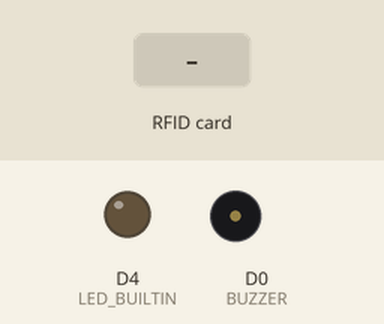
Simulated run of this sketch. Board: ESP8266 (NodeMCU). On the bench: output pins drawn as LEDs (lit = HIGH, except the on-board LED, lit = LOW), buzzer (waves = sounding). The inputs (shaded band) are chosen by the test bench. WiFi joins after 1.5 s; servers stay silent unless stated; uploads are accepted with an empty reply; what the sketch prints to the serial monitor is not drawn.

Above: at 3.2 s.
3.3 s: RFID card 5E 7A 19 C4 held to the reader
At 4.0 s:
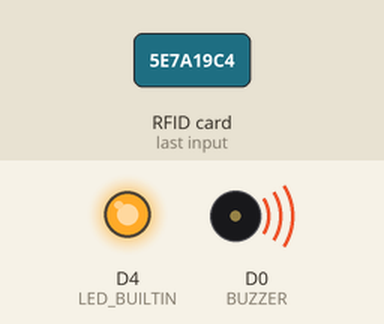
At 4.51 s:
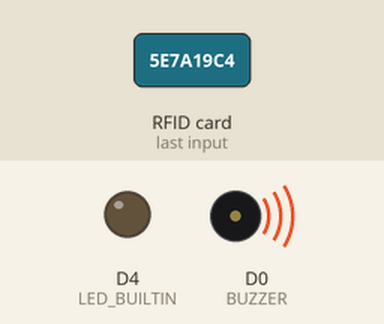
Timing chart, 0 to 7.5 s (numbered marks = the images above; inputs shaded):
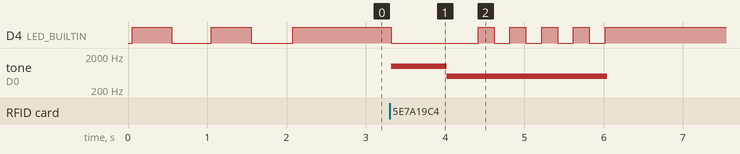

The sketch:

button_com_django_POST.ino
```cpp
#include <SPI.h>
#include <MFRC522.h>
#include <ESP8266WiFi.h>
#include <ESP8266HTTPClient.h>
#include <ArduinoJson.h>
#include "conexao_wifi.h"
#define SS_PIN D8
#define RST_PIN D3


//---------dados wifi----------
const char* ssid = SSID;
const char* password = SENHA;
//-----------------------------
const char* server_ip = SERVER_IP;

const byte BOTAO = D2;
const byte BUZZER = D0;

MFRC522 rfid(SS_PIN, RST_PIN); // Cria uma instância


void setup() {
  Serial.begin(115200);

  SPI.begin();
  rfid.PCD_Init();

  pinMode(LED_BUILTIN, OUTPUT);
  pinMode(BOTAO, INPUT_PULLUP);
  pinMode(BUZZER, 1);

  //-----------------------------------conexão_wifi--------------------------------------------------
  WiFi.begin(ssid,password);
  Serial.print("\n\n\nConectando");

  while(WiFi.status() != WL_CONNECTED){
    digitalWrite(LED_BUILTIN, HIGH);
    delay(500);
    digitalWrite(LED_BUILTIN, LOW);
    delay(500);
  }
  Serial.print("\nconectado! Endereco IP: ");
  Serial.print(WiFi.localIP());
  //-------------------------------------------------------------------------------------------------

}
void loop() {
  if (WiFi.status()== WL_CONNECTED){
    WiFiClient client;
    HTTPClient http;
    String body;  //corpo da requisição http
    http.begin(client,"http://" SERVER_IP "/data/");
    http.addHeader("Content-Type", "application/json");

    //if(digitalRead(BOTAO) == 0){
    if (rfid.PICC_IsNewCardPresent() && rfid.PICC_ReadCardSerial()) {
      String uid = "";

      //get data card
      for (byte i = 0; i < rfid.uid.size; i++) {
        uid.concat(String(rfid.uid.uidByte[i], HEX));
      }


      digitalWrite(LED_BUILTIN, LOW);
      tone(BUZZER,1000);

      //serializacao
      StaticJsonDocument<200> json;
      json["uid"] = uid;
      String stringJson;
      serializeJson(json, stringJson);

      //post data
      int statusCode = http.POST(stringJson);

      //fim conection RFID
      rfid.PICC_HaltA();


      // STATUS 200?
      if (statusCode == HTTP_CODE_OK) {
        String response = http.getString();

        DynamicJsonDocument doc(1024);
        deserializeJson(doc, response);

        String results = doc["results"].as<String>();
        if(results){

          delay(500);
          tone(BUZZER,500);

          for(int i=0; i<5;i++){
            delay(200);
            digitalWrite(LED_BUILTIN,LOW);
            delay(200);
            digitalWrite(LED_BUILTIN,HIGH);

          }


        }
      }

    }
    else{

      digitalWrite(LED_BUILTIN,HIGH );
      noTone(BUZZER);

      }

    }//else

  //if
  else {
    Serial.println("WiFi is not connected");
  }//else


}//loop
```

conexao_wifi.h
```cpp
#define SSID ""
#define SENHA ""

#define SERVER_IP ""
```

Measured:
- after the input at 3.3 s, D4 (LED_BUILTIN): HIGH → LOW at once, then repeats every 0.40 s: HIGH 0.20 s, LOW 0.20 s, until it stays HIGH from 6.0 s; tone on D0 (BUZZER): silent → 1000 Hz at once, → 500 Hz 0.70 s later, → silent 2.0 s later
- by itself, D4 (LED_BUILTIN): alternates HIGH for 0.50 s and LOW for 0.51 s, 4 changes in all, then stays HIGH
